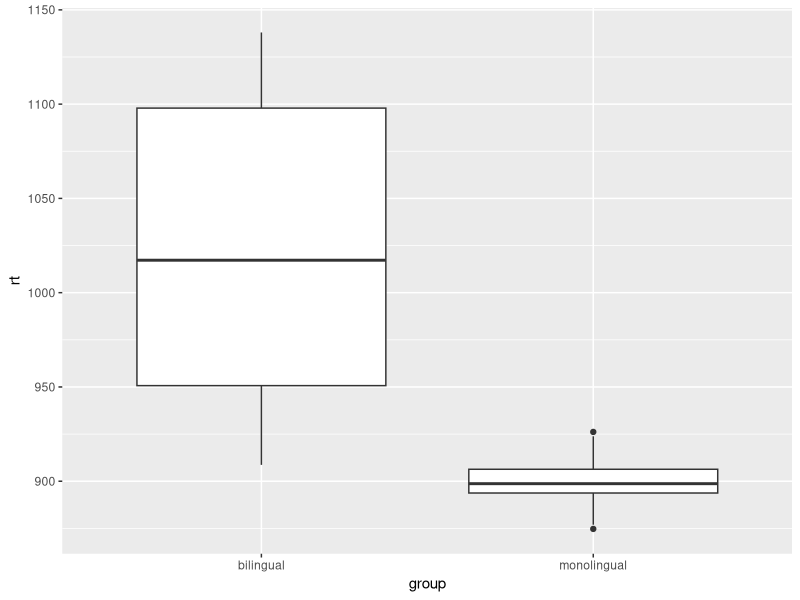
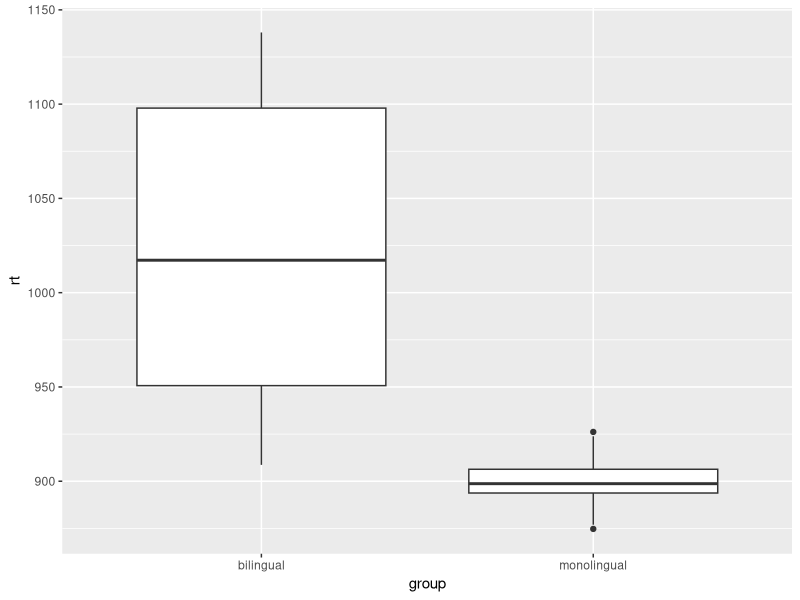

These figures' R source, in order:
# Load up library packages
library(dplyr)
library(ggplot2)

# Read Data
# Set our new working directory to the current folder
setwd("C:/Users/nade/Desktop/Data Analysis R")
# Read in data as table from txt format
dt <- read.table("data/rcourse_lesson1_data.txt", header = T, sep = "\t")

# To examine data
# dim() tells the number of rows and columns in the data
dim(dt)
# head() shows the first few rows of the data
head(dt)
# tail() prints the last few rows of the data
tail(dt)
# xtabs() gives the data points in a given level of variable
xtabs(~group, dt)

# Now use dplyr package to create sub-data frame, which inlcudes only the
# bilinguals
# We name it as data_bl
# Now subset out bilingual
# %>% is the pipe in dplyr package
data_bl <- dt %>% filter(group == "bilingual")
# Now we can check the subset data using the same functions
dim(data_bl)
head(data_bl)
tail(data_bl)
xtabs(~group, data_bl)

# To make a figure
# making a boxplot of reaction times separated by our two groups
### FIGURES BY GROUP
dt.plot <- ggplot(dt, aes(x = group, y = rt)) + geom_boxplot()
dt.plot
# After that, we want to save the figures into the folder
# We first use the pdf() function and specify the root folder
# followed by the name
pdf("figures/dt_boxplot.pdf")
dt.plot # execute once more the plot
dev.off() # device off to close the graphics device pdf() function

